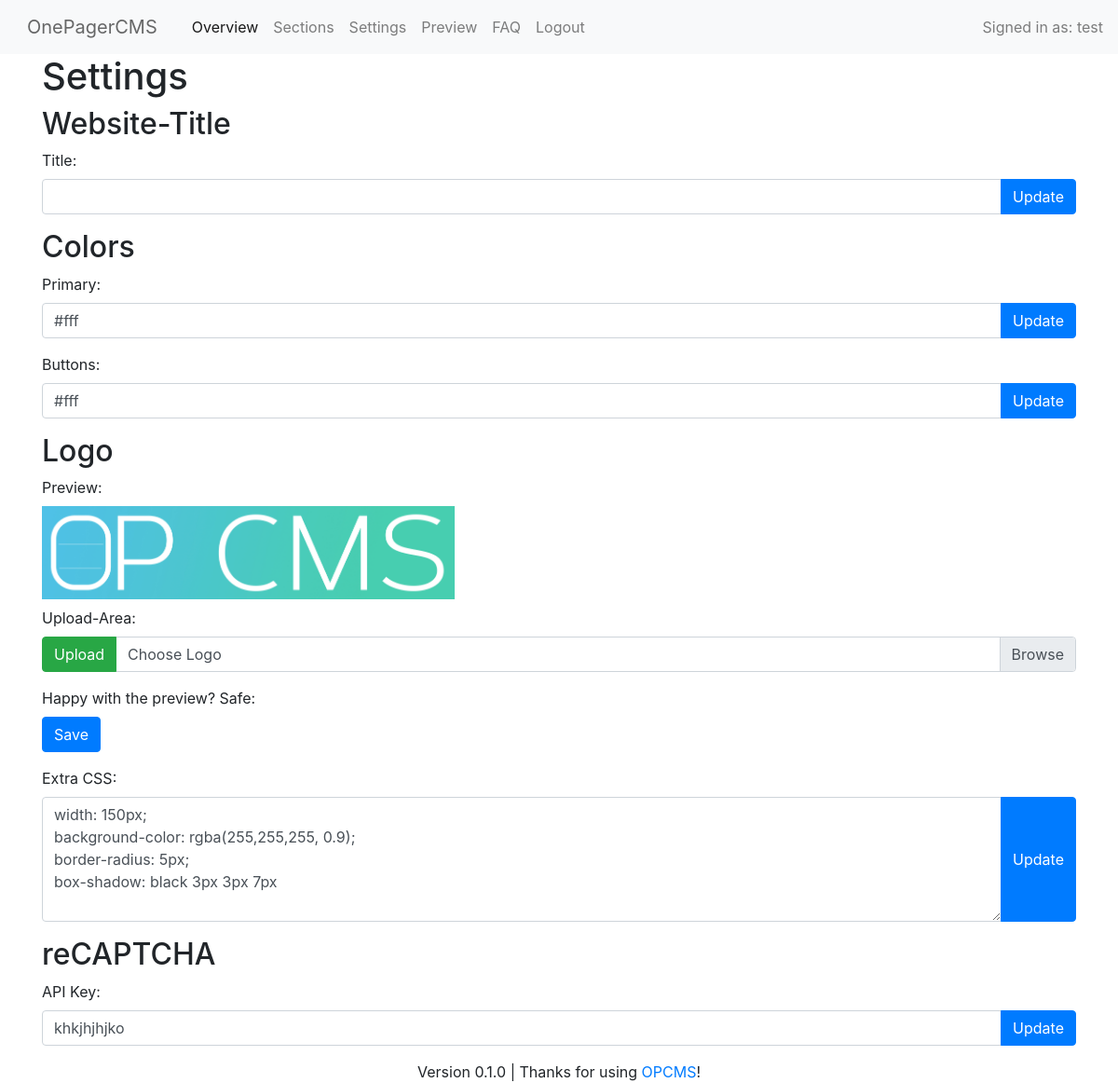
Page /core/settings.php (signed in) on the earlier database version.
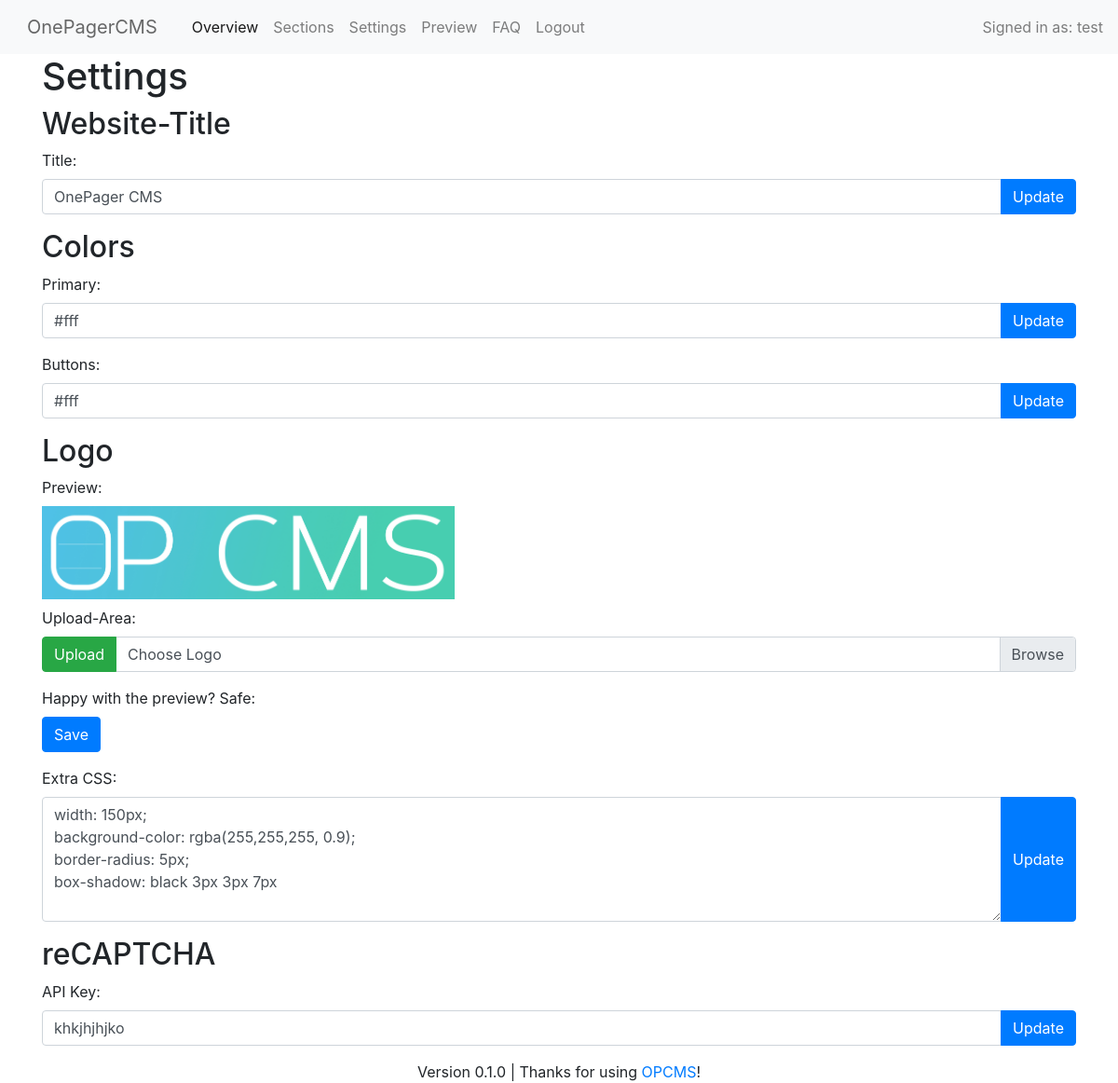
Same page on the later database version.
### tables this page shows
CREATE TABLE settings
(
    id int PRIMARY KEY,
    setting VARCHAR(255),
    value TEXT
);

### database/connect.php (called while the page is built, shortened)
<?php
$datenbank = "../database/SQLiteDatabase.db";
?>

### database/SQLSettingActions.php (called while the page is built, shortened)
<?php
class SQLSettingActions
{
    public function getSettingValue($setting)
    {
        include '../database/connect.php';
        try {
            $select = $db->prepare("SELECT value FROM settings WHERE setting = :setting;");
            $select->bindValue(':setting', $setting);
            $select->execute();
            $value = $select->fetch();
            return $value[0];
        } catch (Exception $exception) {
            echo 'Something went wrong: ' . $exception->getMessage();
        }
    }
}

### core/settings.php (the view, shortened to what this page needs)
<?php
include "../database/SQLSettingActions.php";
$settingActions = new SQLSettingActions();
$captchaKey = ($settingActions->getSettingValue("recaptcha_key") != null && $settingActions->getSettingValue("recaptcha_key") != "") ? $settingActions->getSettingValue("recaptcha_key") : "";
$logocss = ($settingActions->getSettingValue("logo_css") != null && $settingActions->getSettingValue("logo_css") != "") ? $settingActions->getSettingValue("logo_css") : "";
$logo = ($settingActions->getSettingValue("logo") != null && $settingActions->getSettingValue("logo") != "") ? $settingActions->getSettingValue("logo") : "";
$uploadedLogo = (isset($_GET['logo'])) ? $_GET['logo'] : "";
$primaryColor = ($settingActions->getSettingValue('text-primary') != null && $settingActions->getSettingValue('text-primary') != "") ? $settingActions->getSettingValue('text-primary') : "";
$buttonColor = ($settingActions->getSettingValue('button-color') != null && $settingActions->getSettingValue('button-color') != "") ? $settingActions->getSettingValue('button-color') : "";
$websiteTitle = ($settingActions->getSettingValue('website-title') != null && $settingActions->getSettingValue('website-title') != "") ? $settingActions->getSettingValue('website-title') : "";
?>
<!DOCTYPE html>
<html>
<?php require_once "inc/head.php" ?>
<body>
<?php include_once "inc/header.php" ?>
<div class="container">
    <h1>Settings</h1>
    <h2>Website-Title</h2>
    <form method="post" action="../misc/changewebsitetitle.php">
        <div class="form-group">
            <label>Title:</label>
            <div class="input-group">
                <input type="text" name="title" class="form-control"
                       value="<?php echo $websiteTitle ?>">
                <div class="input-group-append">
                    <input type='submit' class="btn btn-primary" name='titleform'
                           id='change' value='Update'>
                </div>
            </div>
        </div>
    </form>
    <h2>Colors</h2>
    <form method="post" action="../misc/changeprimarycolor.php">
        <div class="form-group">
            <label>Primary:</label>
            <div class="input-group">
                <input type="text" name="primaryColor" class="form-control"
                       value="<?php echo $primaryColor ?>">
                <div class="input-group-append">
                    <input type='submit' class="btn btn-primary" name='action'
                           id='change' value='Update'>
                </div>
            </div>
        </div>
    </form>
    <form method="post" action="../misc/changebuttoncolor.php">
        <div class="form-group">
            <label>Buttons:</label>
            <div class="input-group">
                <input type="text" name="buttonColor" class="form-control"
                       value="<?php echo $buttonColor ?>">
                <div class="input-group-append">
                    <input type='submit' class="btn btn-primary" name='action'
                           id='change' value='Update'>
                </div>
            </div>
        </div>
    </form>
    <h2>Logo</h2>
    <form enctype="multipart/form-data" action="../misc/logoupload.php" method="post" id="uploadform">
        <div class="form-group">
            <label>Preview:</label><br>
            <img class="img-fluid mb-2 text-right" style="height: 100px; max-width: 500px;"
                 src="<?php echo ($uploadedLogo != "") ? $uploadedLogo : $logo ?>"><br>
            <label>Upload-Area:</label>
            <div class="input-group">
                <div class="input-group-prepend">
                    <input type='submit' class="btn btn-success" id='image-upload' value='Upload'>
                </div>
                <div class="custom-file">
                    <label class="custom-file-label" for="inputGroupFile01">Choose Logo</label>
                </div>
            </div>
        </div>
    </form>
    <form method="post" action="../misc/changelogo.php">
        <label>Happy with the preview? Safe:</label>
        <div class="form-group">
            <input type='submit' class="btn btn-primary" name='save'
                   id='save' value='Save'>
        </div>
    </form>
    <form method="post" action="../misc/changelogocss.php">
        <div class="form-group">
            <label>Extra CSS:</label>
            <div class="input-group">
                <textarea id="logocss" name="logocss" class="form-control" rows="5"
                ><?php echo $logocss ?></textarea>
                <div class="input-group-append">
                    <input type='submit' class="btn btn-primary" name='captchaKey'
                           id='change' value='Update'>
                </div>
            </div>
        </div>
    </form>
    <h2>reCAPTCHA</h2>
    <form method="post" action="../misc/changecaptcha.php">
        <div class="form-group">
            <label>API Key:</label>
            <div class="input-group">
                <input type="text" id="recaptcha_key" name="recaptcha_key" class="form-control"
                       value="<?php echo $captchaKey ?>">
                <div class="input-group-append">
                    <input type='submit' class="btn btn-primary" name='captchaKey'
                           id='change' value='Update'>
                </div>
            </div>
        </div>
    </form>
</div>
<?php include_once "inc/footer.php" ?>
</body>
</html>

### core/inc/head.php (shortened to what this page needs)
<?php
echo '
<head>
    <title>OP-CMS</title>
    <meta name="viewport" content="width=device-width, initial-scale=1.0">
    <meta charset="utf-8">
    <link rel="stylesheet" href="https://stackpath.bootstrapcdn.com/bootstrap/4.3.1/css/bootstrap.min.css">
    <link rel="stylesheet" href="https://use.fontawesome.com/releases/v5.8.2/css/all.css">
</head>
    <script src="https://code.jquery.com/jquery-3.3.1.slim.min.js"></script>
    <script src="https://cdnjs.cloudflare.com/ajax/libs/popper.js/1.14.7/umd/popper.min.js"></script>
    <script src="https://stackpath.bootstrapcdn.com/bootstrap/4.3.1/js/bootstrap.min.js"></script>
<script>$(function () {
  $(\'[data-toggle="tooltip"]\').tooltip()
})</script>
';
?>

### core/inc/header.php (shortened to what this page needs)
<?php
if (!isset($_SESSION['profile'])) {
    die('Please <a href="../pages/opcms-login.php">sign in</a> first.');
} else {
    $userid = $_SESSION["profile"];
}
echo '
<nav class="navbar navbar-expand-lg navbar-light bg-light">
    <a class="navbar-brand btn disabled" href="#">OnePagerCMS</a>
    <button class="navbar-toggler" type="button" data-toggle="collapse" data-target="#navbarNav"
            aria-controls="navbarNav" aria-expanded="false" aria-label="Toggle navigation">
        <span class="navbar-toggler-icon"></span>
    </button>
    <div class="collapse navbar-collapse" id="navbarNav">
        <ul class="navbar-nav mr-auto">
            <li class="nav-item active">
                <a class="nav-link" href="../core/home.php">Overview<span class="sr-only">(current)</span></a>
            </li>
            <li class="nav-item">
                <a class="nav-link" href="../core/sections.php">Sections</a>
            </li>
            <li class="nav-item">
                <a class="nav-link" href="../core/settings.php">Settings</a>
            </li>
            <li class="nav-item">
                <a class="nav-link" href="../core/preview.php">Preview</a>
            </li>
            <li class="nav-item">
                <a class="nav-link" href="../core/faq.php">FAQ</a>
            </li>
            <li class="nav-item">
                <a class="nav-link" href="../misc/logout.php">Logout</a>
            </li>
        </ul>
            <span class="navbar-text">
        Signed in as: ' . $userid . '
    </span>
    </div>
</nav>
';
?>

### core/inc/footer.php
<?php
echo '
<footer style="text-align:center;">
Version 0.1.0 | Thanks for using <a href="http://www.lubomedia.de">OPCMS</a>!
</div>
</footer>';

Differences in the rows shown:
added settings: title "OnePager CMS"
